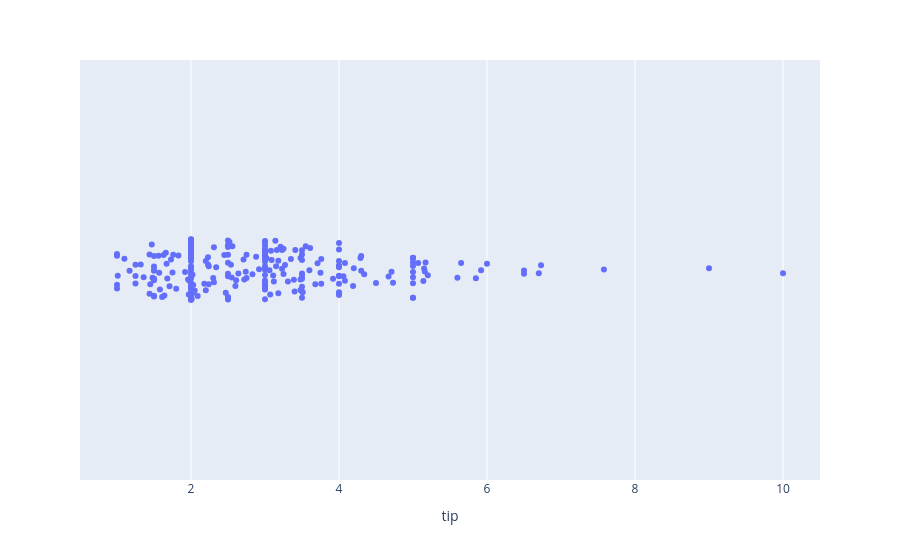

Source (notebook cell):
### Markdown cell above
## strip plot

### Code cell
px.strip(tips,x='tip')

### Figure 1 — Plotly figure (JSON) as saved in the notebook; plotly's stock layout.template omitted (floating-point values rounded to 4 significant figures; data arrays with more than 128 entries replaced by an {"elided": "..."} marker saying what was removed)
{"data": [{"alignmentgroup": "True", "boxpoints": "all", "fillcolor": "rgba(255,255,255,0)", "hoveron": "points", "hovertemplate": "tip=%{x}<extra></extra>", "legendgroup": "", "line": {"color": "rgba(255,255,255,0)"}, "marker": {"color": "#636efa"}, "name": "", "offsetgroup": "", "orientation": "h", "pointpos": 0, "showlegend": false, "type": "box", "x": {"elided": "244 float values"}, "x0": " ", "xaxis": "x", "y0": " ", "yaxis": "y"}], "layout": {"boxmode": "group", "legend": {"tracegroupgap": 0}, "margin": {"t": 60}, "xaxis": {"anchor": "y", "domain": [0, 1], "title": {"text": "tip"}}, "yaxis": {"anchor": "x", "domain": [0, 1]}}}
